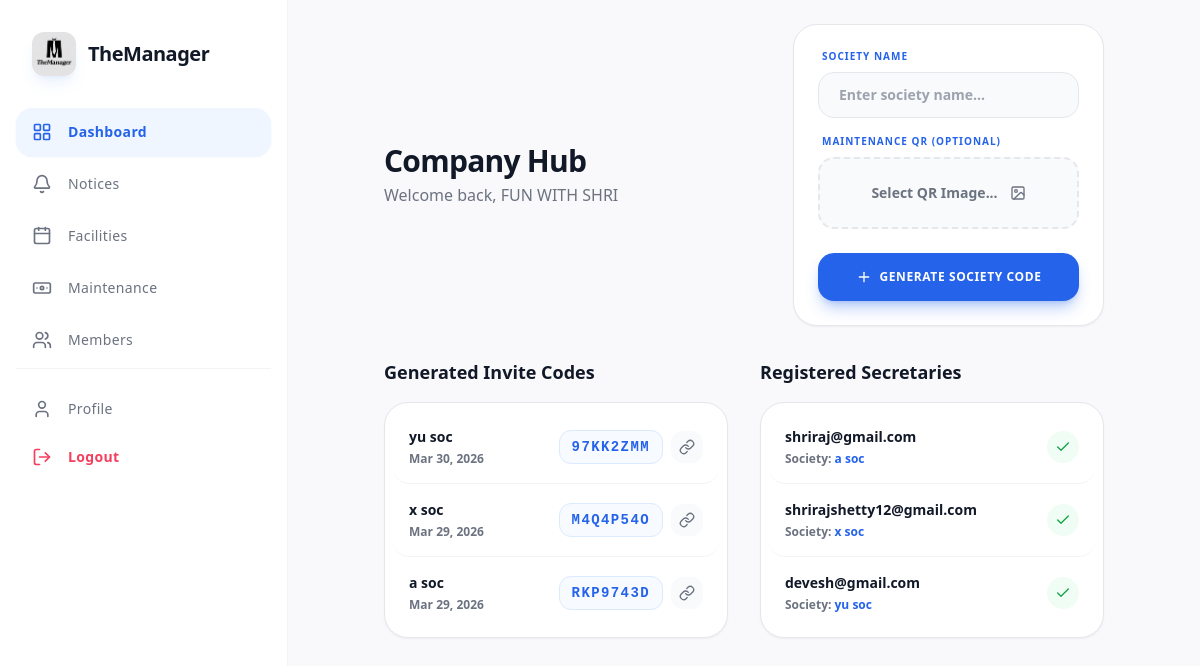
The app's page /company/dashboard/ (signed in) with its own data.
### core/models.py (models this page shows, shortened)
class User(AbstractUser):
    ROLE_CHOICES = (
        ('secretary', 'Secretary'),
        ('company', 'Company'),
        ('resident', 'Residential'),
        ('watchman', 'Watchman'),
    )
    RESIDENT_ROLE_CHOICES = (
        ('owner', 'Owner'),
        ('rental', 'Rental'),
    )
    role = models.CharField(max_length=20, choices=ROLE_CHOICES, default='resident')
    resident_role = models.CharField(max_length=10, choices=RESIDENT_ROLE_CHOICES, default='owner', blank=True, null=True)
    mobile_number = models.CharField(max_length=15, blank=True, null=True)
    society_name = models.CharField(max_length=200, blank=True, null=True)
    upi_id = models.CharField(max_length=100, blank=True, null=True)
    upi_name = models.CharField(max_length=200, blank=True, null=True)
    unit_number = models.CharField(max_length=20, blank=True, null=True)
    owner = models.ForeignKey('self', on_delete=models.SET_NULL, null=True, blank=True, related_name='rentals', limit_choices_to={'resident_role': 'owner'})
    has_seen_welcome = models.BooleanField(default=False)

class InviteCode(models.Model):
    code = models.CharField(max_length=20, unique=True, default=generate_invite_code)
    society_name = models.CharField(max_length=200)
    company = models.ForeignKey(User, on_delete=models.CASCADE, limit_choices_to={'role': 'company'}, related_name='invite_codes')
    maintenance_qr = models.ImageField(upload_to='maintenance_qrs/', blank=True, null=True)
    created_at = models.DateTimeField(auto_now_add=True)

### company_panel/views.py (the view)
# urls.py: path('dashboard/', views.dashboard, name='admin_dashboard'),
@login_required
def dashboard(request):
    if request.user.role != 'company':
        return redirect('resident_dashboard')
    invite_codes = InviteCode.objects.filter(company=request.user).order_by('-created_at')
    society_names = invite_codes.values_list('society_name', flat=True)
    secretaries = User.objects.filter(role='secretary', society_name__in=society_names)
    return render(request, 'company_panel/dashboard.html', {
        'invite_codes': invite_codes,
        'secretaries': secretaries
    })

### company_panel/templates/company_panel/dashboard.html (shortened to what this page needs)
{% extends 'base.html' %}
{% block content %}
<div class="flex flex-col flex-1 max-w-3xl mx-auto w-full p-6">
    <div class="flex flex-col lg:flex-row lg:justify-between items-start lg:items-center mb-8 gap-6">
        <div>
            <h1 class="text-3xl font-extrabold text-textdark tracking-tight">Company Hub</h1>
            <p class="text-muted font-medium mt-1">Welcome back, {{ user.first_name|default:user.username }}</p>
        </div>
        <form method="post" action="{% url 'generate_code' %}" enctype="multipart/form-data" class="flex flex-col gap-4 w-full lg:w-auto bg-white p-6 rounded-3xl border border-bordercolor shadow-sm">
            <div class="flex flex-col gap-2">
                <label class="text-[10px] font-black uppercase text-primary tracking-widest ml-1">Society Name</label>
                <input type="text" name="society_name" placeholder="Enter society name..." required class="bg-gray-50 border border-bordercolor rounded-2xl px-5 py-3 text-sm font-bold text-textdark focus:outline-none focus:ring-2 focus:ring-primary transition-all">
            </div>
            <div class="flex flex-col gap-2">
                <label class="text-[10px] font-black uppercase text-primary tracking-widest ml-1">Maintenance QR (Optional)</label>
                <div class="relative group">
                    <div class="bg-gray-50 border-2 border-dashed border-bordercolor rounded-2xl px-5 py-6 text-sm font-bold text-muted group-hover:border-primary group-hover:text-primary transition-all flex flex-col items-center justify-center gap-3">
                        <div class="flex items-center gap-3" id="qr_placeholder">
                            <span id="qr_filename">Select QR Image...</span>
                            <i data-lucide="image" class="w-4 h-4"></i>
                        </div>
                    </div>
                </div>
            </div>
            <button type="submit" class="bg-primary hover:bg-blue-700 text-white font-black rounded-2xl px-6 py-4 uppercase tracking-wider text-xs shadow-lg shadow-primary/30 transition-all flex justify-center items-center gap-2 w-full mt-2">
                <i data-lucide="plus" class="w-4 h-4"></i> Generate Society Code
            </button>
        </form>
    </div>
    <div class="grid grid-cols-1 lg:grid-cols-2 gap-8 mb-10">
        <div>
            <h2 class="text-lg font-bold text-textdark mb-4">Generated Invite Codes</h2>
            <div class="bg-white border border-bordercolor rounded-3xl shadow-sm overflow-hidden p-2">
                {% for code in invite_codes %}
                <div class="p-4 hover:bg-gray-50 rounded-2xl transition-all border-b border-gray-100 last:border-0 flex justify-between items-center">
                    <div>
                        <p class="text-sm font-extrabold text-textdark">{{ code.society_name }}</p>
                        <p class="text-xs font-bold text-muted mt-1">{{ code.created_at|date:"M d, Y" }}</p>
                    </div>
                    <div class="flex items-center gap-2">
                        <div class="bg-blue-50/50 text-primary border border-blue-100 px-3 py-1.5 rounded-xl font-mono text-sm tracking-widest font-black select-all">
                            {{ code.code }}
                        </div>
                        <button onclick="copyInviteLink('{{ code.code }}')" class="w-8 h-8 bg-gray-50 hover:bg-gray-100 text-muted hover:text-primary rounded-xl flex items-center justify-center transition-colors" title="Copy Invite Link">
                            <i data-lucide="link" class="w-4 h-4"></i>
                        </button>
                    </div>
                </div>
                {% empty %}
                <p class="text-sm text-center font-bold text-muted p-6">No invite codes generated yet.</p>
                {% endfor %}
            </div>
        </div>
        <div>
            <h2 class="text-lg font-bold text-textdark mb-4">Registered Secretaries</h2>
            <div class="bg-white border border-bordercolor rounded-3xl shadow-sm overflow-hidden p-2">
                {% for sec in secretaries %}
                <div class="p-4 hover:bg-gray-50 rounded-2xl transition-all border-b border-gray-100 last:border-0 flex justify-between items-center">
                    <div>
                        <p class="text-sm font-extrabold text-textdark">{{ sec.email }}</p>
                        <p class="text-xs font-bold text-muted mt-1">Society: <span class="text-primary">{{ sec.society_name }}</span></p>
                    </div>
                    <div class="bg-green-50 text-green-600 w-8 h-8 rounded-full flex items-center justify-center">
                        <i data-lucide="check" class="w-4 h-4"></i>
                    </div>
                </div>
                {% empty %}
                <p class="text-sm text-center font-bold text-muted p-6">No secretaries registered yet.</p>
                {% endfor %}
            </div>
        </div>
    </div>
</div>
{% endblock %}

### records on screen
User: first_name "FUN WITH SHRI"
InviteCode: society_name "yu soc", created_at "Mar 30, 2026", code "97KK2ZMM"
InviteCode: society_name "x soc", created_at "Mar 29, 2026", code "M4Q4P54O"
InviteCode: society_name "a soc", created_at "Mar 29, 2026", code "RKP9743D"
User: email "shriraj@gmail.com", society_name "a soc"
User: email "shrirajshetty12@gmail.com", society_name "x soc"
User: email "devesh@gmail.com", society_name "yu soc"
